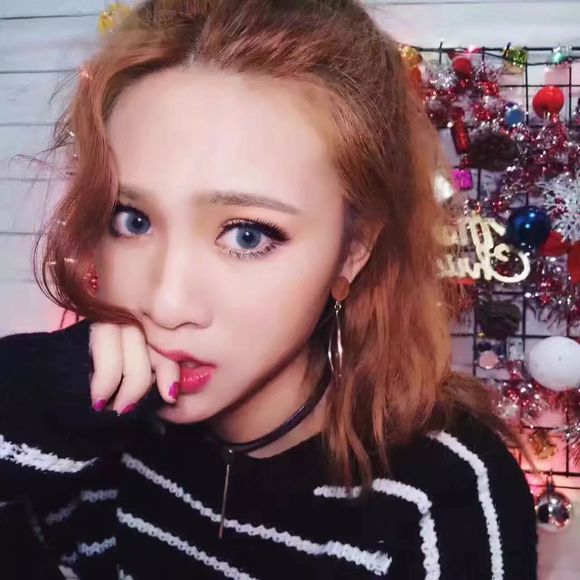
#> input picture GUI特性/picture/1.jpg, 580 x 580 px
$ python 02.py
#> lines starting #> are read from the running program, lines starting #| are printed output that depends on the picture
import cv2

img = cv2.imread('1.jpg', 0)
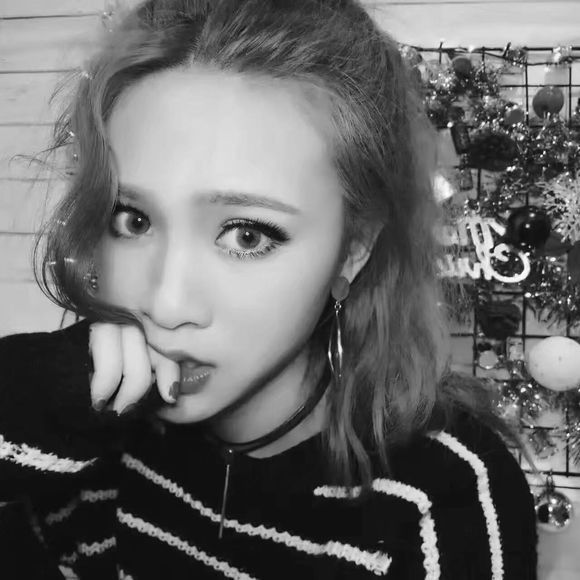
#> img: shape (580, 580); min 0, max 255, mean 104.5
cv2.namedWindow('meinv', cv2.WINDOW_NORMAL)
cv2.imshow('image', img)
key = cv2.waitKey(0) & 0xff
#> (key Esc is pressed here)

if key == 27:
    cv2.destroyAllWindows()
elif key == ord('s'):
    cv2.imwrite('3.jpg', img)
